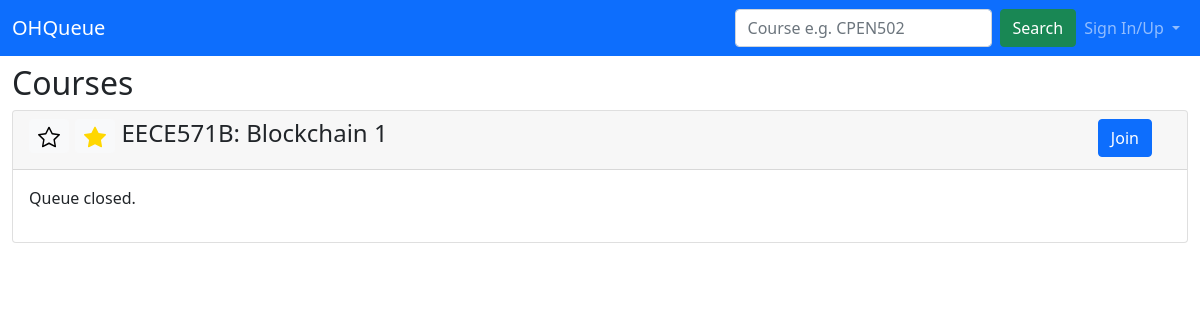
Before: / with the older database file.
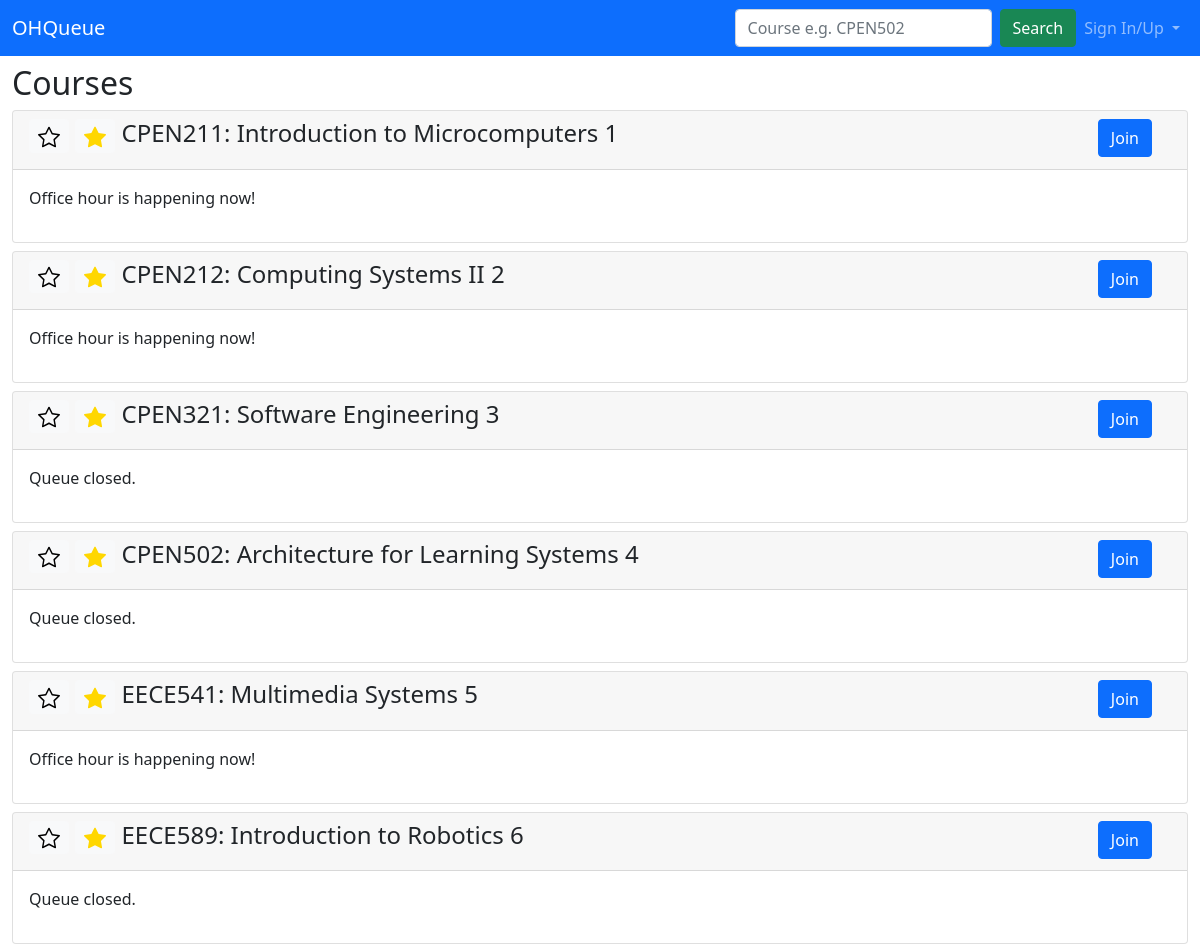
After: the same page with the newer database file.
### ohq/models.py (models this page shows, shortened)
class Course(models.Model):
    code = models.CharField(max_length=10)
    subject = models.CharField(null=False,
        max_length=5,
        choices=SUBJECT_CODE,
        default=CPEN)
    number = models.IntegerField(default=0)
    session = models.CharField(max_length=5, default="")
    semester = models.CharField(null=False,
        max_length=2,
        choices=SEMESTER,
        default=W1)
    course_name = models.CharField(max_length=100, default="")
    status = models.BooleanField(default=False)
    meeting_link = models.URLField(default="")
    teaching_instructor = models.ManyToManyField("Instructor")

### ohq/views.py (the view)
class CourseListView(generic.ListView):
    model = Course
    template_name = "course_list.html"
    context_object_name = "course_list"

### ohq/templates/ohq/course_list.html (shortened to what this page needs)
<!DOCTYPE html>
<html lang="en">
  <head>
    {% load static %}
    <link
      href="https://cdn.jsdelivr.net/npm/bootstrap@5.1.3/dist/css/bootstrap.min.css"
      rel="stylesheet"
>
  </head>
  <body>
    <nav class="navbar navbar-expand-lg navbar-dark bg-primary">
      <div class="container-fluid">
        <a class="navbar-brand" href="/">OHQueue</a>
        <div class="collapse navbar-collapse justify-content-end"
          id="navbarSupportedContent">
          <form class="d-flex" action="{% url 'ohq:search' %}" method="post">
            <input class="form-control me-2" type="search" placeholder="Course e.g. CPEN502"
            name="search_query" aria-label="Search">
            <button class="btn btn-success" type="submit">Search</button>
          </form>
          {% if user.is_authenticated %}
          <ul class="navbar-nav mb-2 mb-lg-0">
            <li class="nav-item dropdown">
              <a class="nav-link dropdown-toggle" href="#" id="navbarDropdown"
                role="button" data-bs-toggle="dropdown" aria-expanded="false">
                {{ user.username }}
              </a>
              <ul class="dropdown-menu dropdown-menu-end"
                aria-labelledby="navbarDropdown">
                <li><a class="dropdown-item text-center" href="{% url 'ohq:change_password' %}">Manage Account</a></li>
                <li><a class="dropdown-item text-center" href="{% url 'ohq:logout' %}">Sign Out</a></li>
              </ul>
            </li>
          </ul>
          {% else %}
          <ul class="navbar-nav mb-2 mb-lg-0">
            <li class="nav-item dropdown">
              <a class="nav-link dropdown-toggle" href="#" id="navbarDropdown"
                role="button" data-bs-toggle="dropdown" aria-expanded="false">
                Sign In/Up
              </a>
              </li>
            </ul>
            {% endif %}
          </div>
        </div>
      </nav>
      <div class="container-fluid mt-2">
        <h2>Courses</h2>
        <div class="card-columns-vertical">
          {% for course in course_list %}
          <div class="card mt-2">
            <div class="card-header">
              <div class="row justify-content-between">
                <div class="col-11">
                  <h4>
                    <button type="button" class="btn btn-sm btn-light">
                    </button>
                    <button type="button" class="btn btn-sm btn-light">
                    </button>
                    {{ course.code }}: {{ course.course_name }} {{ course.id }}
                  </h4>
                </div>
                <div class="col-1">
                  <input type=button class="btn btn-primary"
                    onClick="location.href='course/{{ course.id }}'"
                    value='Join'>
                </div>
              </div>
            </div>
            <div class="card-body">
              <p>
                {% if course.status %}
                Office hour is happening now!
                {% else %}
                Queue closed.
                {% endif %}
              </p>
            </div>
          </div>
          {% endfor %}
        </div>
      </div>
    </body>
  </html>

Changed rows visible on the page:
changed Course id 1: code "EECE571B" → "CPEN211"; course_name "Blockchain" → "Introduction to Microcomputers"; status "Queue closed." → "Office hour is happening now!"
added Course: code "CPEN212", course_name "Computing Systems II", id "2", status "Office hour is happening now!"
added Course: code "CPEN321", course_name "Software Engineering", id "3", status "Queue closed."
added Course: code "CPEN502", course_name "Architecture for Learning Systems", id "4", status "Queue closed."
added Course: code "EECE541", course_name "Multimedia Systems", id "5", status "Office hour is happening now!"
added Course: code "EECE589", course_name "Introduction to Robotics", id "6", status "Queue closed."
